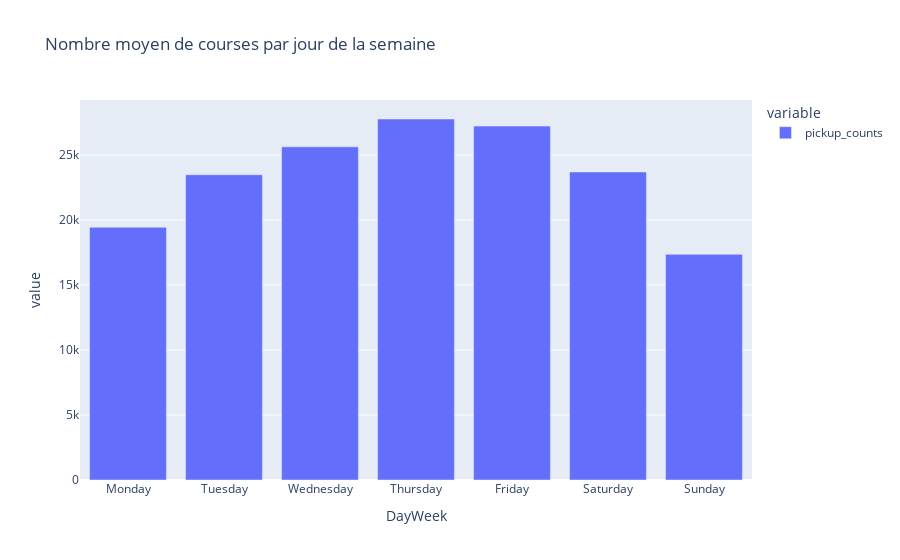

Source (notebook cell):
### Code cell
PickupsDay = df.groupby("DayDate").size().reset_index(name="pickup_counts")

PickupsDay["DayWeek"] = PickupsDay["DayDate"].dt.day_name()
MeanDay = PickupsDay.groupby("DayWeek")["pickup_counts"].mean()

days_order = ['Monday', 'Tuesday', 'Wednesday', 'Thursday', 'Friday', 'Saturday', 'Sunday']
MeanDay = MeanDay.reindex(days_order, fill_value=0)

fig = px.bar(MeanDay, title="Nombre moyen de courses par jour de la semaine")
fig.show()

### Figure 1 — Plotly figure (JSON) as saved in the notebook; plotly's stock layout.template omitted (floating-point values rounded to 4 significant figures)
{"data": [{"alignmentgroup": "True", "hovertemplate": "variable=pickup_counts<br>DayWeek=%{x}<br>value=%{y}<extra></extra>", "legendgroup": "pickup_counts", "marker": {"color": "#636efa", "pattern": {"shape": ""}}, "name": "pickup_counts", "offsetgroup": "pickup_counts", "orientation": "v", "showlegend": true, "textposition": "auto", "type": "bar", "x": ["Monday", "Tuesday", "Wednesday", "Thursday", "Friday", "Saturday", "Sunday"], "xaxis": "x", "y": [19440.0, 23470.0, 25620.0, 27760.0, 27220.0, 23690.0, 17350.0], "yaxis": "y"}], "layout": {"barmode": "relative", "legend": {"title": {"text": "variable"}, "tracegroupgap": 0}, "title": {"text": "Nombre moyen de courses par jour de la semaine"}, "xaxis": {"anchor": "y", "domain": [0, 1], "title": {"text": "DayWeek"}}, "yaxis": {"anchor": "x", "domain": [0, 1], "title": {"text": "value"}}}}
